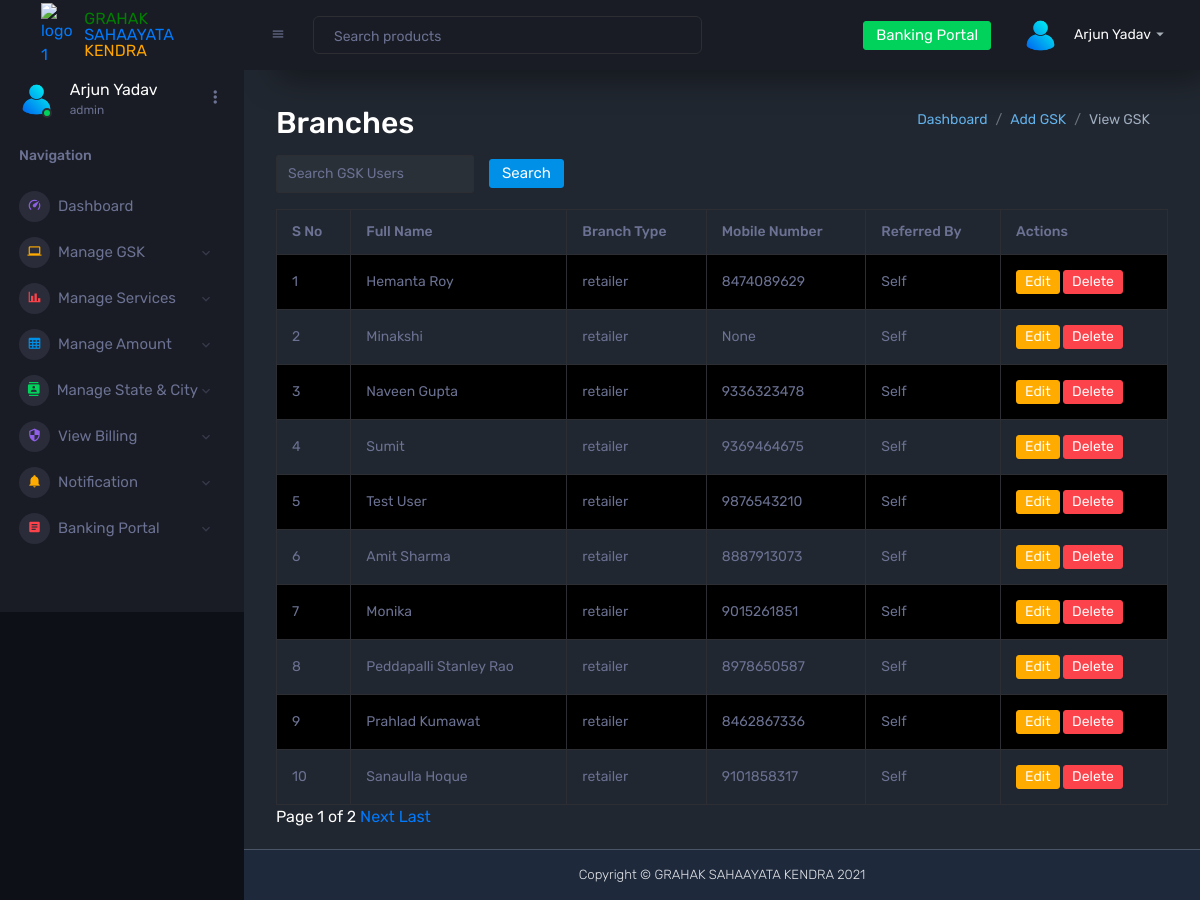
The page /dashboard/view-gsk/ (signed in) on the database its author committed.
### dashboard/models.py (models this page shows, shortened)
class CustomUser(AbstractUser):
    email = models.EmailField(unique=True, null=False, blank=False)
    is_retailer = models.BooleanField(default=False)
    username = models.CharField(
        max_length=150, unique=True, null=True, blank=True, editable=False
    )  # Automatically generated
    branch_id = models.CharField(max_length=50, unique=True, null=True, blank=False)
    plain_text_password = models.CharField(max_length=128, null=True, blank=True)  # For storing plain text password
    profile_photo = models.ImageField(upload_to='profile_photos/', null=True, blank=True)
    mobile_number = models.CharField(max_length=15, null=True, blank=True)
    pin = models.CharField(max_length=4, blank=True, null=True, verbose_name="Security PIN")
    full_name = models.CharField(max_length=255, blank=False, null=False)
    address = models.TextField(null=True, blank=True)
    state = models.CharField(max_length=100, null=True, blank=True)
    city = models.CharField(max_length=100, null=True, blank=True)
    postcode = models.CharField(max_length=20, null=True, blank=True)
    dob = models.DateField(null=True, blank=True)
    start_date = models.DateField(null=True, blank=True)
    created_at = models.DateTimeField(auto_now_add=True)  # Automatically set at creation time
    gender = models.CharField(
        max_length=10, choices=[("Male", "Male"), ("Female", "Female")], null=True, blank=True
    )
    role = models.CharField(
        max_length=50,
        choices=[
            ("admin", "Admin"),
            ("retailer", "Retailer"),
            ("distributor", "Distributor"),
            ("master_distributor", "Master Distributor"),
        ],
        null=True,
        blank=False,
        default='retailer'  # Default role
    )
    referred_by = models.ForeignKey(
        "self", on_delete=models.SET_NULL, null=True, blank=True, related_name="referrals"
    )
    wallet_balance = models.DecimalField(max_digits=10, decimal_places=2, default=0.00)
    USERNAME_FIELD = "email"
    REQUIRED_FIELDS = ['username']
    def __str__(self):
        return self.email

### dashboard/views/admin_views.py (the view)
# urls.py: path('view-gsk/', view_gsk, name='view_gsk'),
@login_required
@role_required(['admin'])
def view_gsk(request):
    search_query = request.GET.get('search', '')
    gsk_list = CustomUser.objects.filter(role__in=['retailer', 'distributor', 'master_distributor']).order_by('-created_at')
    if search_query:
        gsk_list = gsk_list.filter(
            Q(username__icontains=search_query) |
            Q(branch_id__icontains=search_query) |
            Q(email__icontains=search_query)
        )
    paginator = Paginator(gsk_list, 10)  # Paginate results (10 per page)
    page_number = request.GET.get('page')
    page_obj = paginator.get_page(page_number)
    print("GSK List:", gsk_list)
    context = {
        'gsk_list': page_obj,
        'search_query': search_query,
        'page_obj': page_obj,
    }
    return render(request, 'admin_dashboard/view_gsk.html', context)

### dashboard/utils.py (called while the page is built)
def role_required(allowed_roles):
    def decorator(view_func):
        @wraps(view_func)
        def wrapper(request, *args, **kwargs):
            if not request.user.is_authenticated:
                logger.info("User is not authenticated. Redirecting to login.")
                return redirect('login')
            if request.user.role not in allowed_roles:
                logger.warning(f"Unauthorized access attempt by user: {request.user.username}, Role: {request.user.role}")
                return redirect('not_authorized')
            logger.info(f"Access granted for user: {request.user.username}, Role: {request.user.role}")
            return view_func(request, *args, **kwargs)
        return wrapper
    return decorator

### dashboard/templates/admin_dashboard/view_gsk.html (shortened to what this page needs)
{% extends 'base.html' %}
{% load static %}
{% block content %}
<div class="container mt-7">
    <div class="d-flex justify-content-between align-items-center">
        <h2 class="card-titles mb-2">Branches</h2>
        <nav aria-label="breadcrumb">
            <ol class="breadcrumb">
                <li class="breadcrumb-item"><a href="{% url 'admin_dashboard' %}">Dashboard</a></li>
                <li class="breadcrumb-item"><a href="{% url 'add_gsk' %}">Add GSK</a></li>
                <li class="breadcrumb-item active" aria-current="page">View GSK</li>
            </ol>
        </nav>
    </div>
    <form method="get" class="form-inline mb-3">
        <input type="text" name="search" value="{{ search_query }}" class="form-control" placeholder="Search GSK Users">
        <button type="submit" class="btn btn-primary">Search</button>
    </form>
    <div class="table-responsive">
        <table class="table table-striped table-bordered">
            <thead>
                <tr>
                    <th>S No</th>
                    <th>Full Name</th>
                    <th>Branch Type</th>
                    <th>Mobile Number</th>
                    <th>Referred By</th>
                    <th>Actions</th>
                </tr>
            </thead>
            <tbody>
                {% for gsk in gsk_list %}
                <tr>
                    <td>{{ forloop.counter }}</td>
                    <td>{{ gsk.full_name }} </td>
                    <td>{{ gsk.role }}</td>
                    <td>{{ gsk.mobile_number }} </td>
                    <td>
                        {% if gsk.referred_by %}
                            {{ gsk.referred_by.username }}
                        {% else %}
                            Self
                        {% endif %}
                    </td>
                    <td>
                        <a href="{% url 'edit_gsk' gsk.id %}" class="btn btn-warning btn-sm">Edit</a>
                        <a href="{% url 'delete_gsk' gsk.id %}" class="btn btn-danger btn-sm" onclick="return confirm('Are you sure you want to delete this GSK?');">Delete</a>
                    </td>
                </tr>
                {% empty %}
                <tr>
                    <td colspan="8">No GSK records found.</td>
                </tr>
                {% endfor %}
            </tbody>
        </table>
    </div>
    <div class="pagination">
        <span class="step-links">
            <span class="current">
                Page {{ page_obj.number }} of {{ page_obj.paginator.num_pages }}
            </span>
            {% if page_obj.has_next %}
                <a href="?page={{ page_obj.next_page_number }}">Next</a>
                <a href="?page={{ page_obj.paginator.num_pages }}">Last</a>
            {% endif %}
        </span>
    </div>
</div>
{% endblock %}

### dashboard/templates/dashboard/sidebar.html (shortened to what this page needs)
{% load static %}
<nav class="sidebar sidebar-offcanvas" id="sidebar">
    <div class="sidebar-brand-wrapper d-none d-lg-flex align-items-center justify-content-center fixed-top">
      <a href="#" class="logo d-flex align-items-center">
        <img src="{% static 'assets/images/Sahaayata-pay-logo.png'%}" alt="logo-1" width="20%">
        <span class="d-none d-lg-block"><span style="color:green;">GRAHAK</span> <br/>SAHAAYATA <br/><span style="color:orange;">KENDRA</span></span>
      </a>
    </div>
    {% if user.role == 'admin' %}
    <ul class="nav">
      <li class="nav-item profile">
        <div class="profile-desc">
          <div class="profile-pic">
            <div class="count-indicator">
              <img class="img-xs rounded-circle " src="{% static 'assets/images/faces/9815472.png'%}" alt=" IMAGE-6">
              <span class="count bg-success"></span>
            </div>
            <div class="profile-name">
              <h5 class="mb-0 font-weight-normal">{{ user.full_name }}</h5>
              <span>{{ user.role|default:"User" }}</span>
            </div>
          </div>
          <a href="#" id="profile-dropdown" data-toggle="dropdown"><i class="mdi mdi-dots-vertical"></i>
        </div>
      </li>
      <li class="nav-item nav-category">
        <span class="nav-link">Navigation</span>
      </li>
      <li class="nav-item menu-items">
        <a class="nav-link" href="{% url 'admin_dashboard' %}">
          <span class="menu-icon">
            <i class="mdi mdi-speedometer"></i>
          </span>
          <span class="menu-title">Dashboard</span>
        </a>
      </li>
      <li class="nav-item menu-items">
        <a class="nav-link" data-toggle="collapse" href="#ui-basic" aria-expanded="false" aria-controls="ui-basic">
          <span class="menu-icon">
            <i class="mdi mdi-laptop"></i>
          </span>
          <span class="menu-title">Manage GSK</span>
          <i class="menu-arrow"></i>
        </a>
      </li>
      <li class="nav-item menu-items">
        <a class="nav-link" data-toggle="collapse" href="#ui-servi" aria-expanded="false" aria-controls="ui-servi">
          <span class="menu-icon">
            <i class="mdi mdi-chart-bar"></i>
          </span>
          <span class="menu-title">Manage Services</span>
          <i class="menu-arrow"></i>
        </a>
      </li>
      <li class="nav-item menu-items">
        <a class="nav-link" data-toggle="collapse" href="#ui-amoun" aria-expanded="false" aria-controls="ui-amoun">
          <span class="menu-icon">
            <i class="mdi mdi-table-large"></i>
          </span>
          <span class="menu-title">Manage Amount</span>
          <i class="menu-arrow"></i>
        </a>
      </li>
      <li class="nav-item menu-items">
        <a class="nav-link" data-toggle="collapse" href="#ui-city" aria-expanded="false" aria-controls="ui-city">
          <span class="menu-icon">
            <i class="mdi mdi-contacts"></i>
          </span>
          <span class="menu-title">Manage State & City</span>
          <i class="menu-arrow"></i>
        </a>
      </li>
      <li class="nav-item menu-items">
        <a class="nav-link" data-toggle="collapse" href="#auth" aria-expanded="false" aria-controls="auth">
          <span class="menu-icon">
            <i class="mdi mdi-security"></i>
          </span>
          <span class="menu-title">View Billing</span>
          <i class="menu-arrow"></i>
        </a>
      </li>
      <li class="nav-item menu-items">
        <a class="nav-link" href="#noti"  data-toggle="collapse" aria-expanded="false" aria-controls="noti">
          <span class="menu-icon">
            <i class="mdi mdi-bell"></i>
          </span>
          <span class="menu-title">Notification</span>
          <i class="menu-arrow"></i>
        </a>
      </li>
      <li class="nav-item menu-items">
        <a class="nav-link" data-toggle="collapse" href="#ui-kit" aria-expanded="false" aria-controls="ui-kit">
          <span class="menu-icon">
            <i class="mdi mdi-file-document-box"></i>
          </span>
          <span class="menu-title">Banking Portal</span>
          <i class="menu-arrow"></i>
        </a>
  {% endif %}
</ul>
</nav>

### dashboard/templates/dashboard/header.html (shortened to what this page needs)
{% load static %}
<nav class="navbar p-0 fixed-top d-flex flex-row">
  <div class="navbar-menu-wrapper flex-grow d-flex align-items-stretch">
    <button class="navbar-toggler navbar-toggler align-self-center" type="button" data-toggle="minimize">
      <span class="mdi mdi-menu"></span>
    </button>
    <ul class="navbar-nav w-100">
      <li class="nav-item w-100">
        <form class="nav-link mt-2 mt-md-0 d-none d-lg-flex search">
          <input type="text" class="form-control" placeholder="Search products">
        </form>
      </li>
    </ul>
    <ul class="navbar-nav navbar-nav-right">
      <li class="nav-item d-lg-block">
        <a class="nav-link btn btn-success create-new-button"  href="{% url 'banking_portal_request' %}">Banking Portal</a>
      </li>
      <li class="nav-item dropdown">
        <a class="nav-link" id="profileDropdown" href="#" data-toggle="dropdown">
          <div class="navbar-profile">
            <img class="img-xs rounded-circle" src="{% static 'assets/images/faces/9815472.png'%}" alt="">
            <p class="mb-0 d-none d-sm-block navbar-profile-name">{{ user.full_name }}</p>
            <i class="mdi mdi-menu-down d-none d-sm-block"></i>
          </div>
        </a>
      </li>
    </ul>
  </div>
</nav>

### dashboard/templates/dashboard/sidebar.html (style rules this page uses)
a.logo.d-flex.align-items-center { text-decoration: none; }

### dashboard/templates/admin_dashboard/view_gsk.html (style rules this page uses)
.breadcrumb-item a { color: #63b3ed; text-decoration: none; }
.breadcrumb-item.active { color: #a0aec0; }
.mt-7, .my-5 { margin-top: 5rem !important; }
button.btn.btn-primary { margin-left: 15px; }

### rows shown on the page
CustomUser: full_name "Arjun Yadav", role "admin"
CustomUser: full_name "Hemanta Roy", role "retailer", mobile_number "8474089629", shows "Self"
CustomUser: full_name "Minakshi", role "retailer", mobile_number "None", shows "Self"
CustomUser: full_name "Naveen Gupta", role "retailer", mobile_number "9336323478", shows "Self"
CustomUser: full_name "Sumit", role "retailer", mobile_number "9369464675", shows "Self"
CustomUser: full_name "Test User", role "retailer", mobile_number "9876543210", shows "Self"
CustomUser: full_name "Amit Sharma", role "retailer", mobile_number "8887913073", shows "Self"
CustomUser: full_name "Monika", role "retailer", mobile_number "9015261851", shows "Self"
CustomUser: full_name "Peddapalli Stanley Rao", role "retailer", mobile_number "8978650587", shows "Self"
CustomUser: full_name "Prahlad Kumawat", role "retailer", mobile_number "8462867336", shows "Self"
CustomUser: full_name "Sanaulla Hoque", role "retailer", mobile_number "9101858317", shows "Self"

### other values the page prints
{{ page_obj.number }} "1"
{{ page_obj.paginator.num_pages }} "2"
